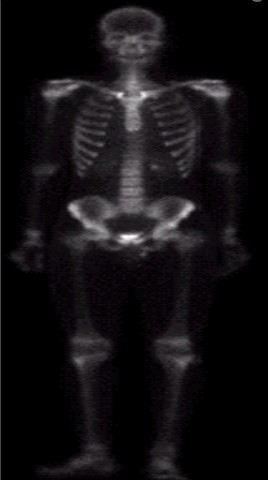
#> input picture 4Y1S/Digital Image Processing/images/skull.jpg, 268 x 480 px
$ python 1_C.py
#> lines starting #> are read from the running program, lines starting #| are printed output that depends on the picture; after the words box and inside, x2 and y2 are one past the last pixel; in counts of white or black regions, pixels touching at a corner belong together
import cv2
import matplotlib.pyplot as plt
import numpy as np

def histogram(img):

    hist=np.zeros(256,np.uint32)
    height,width=img.shape

    for i in range (0,height):
        for j in range(0,width):
            hist[img[i][j]]+=1
    return hist


def thresholding(img):
    thresold_point=np.mean(img)
    height,width=img.shape

    for i in range (0,height):
        for j in range(0,width):
            if(img[i][j]>thresold_point):
                img[i][j]=255

            else:
                img[i][j]=0
    return img


def main():
    img=cv2.imread('images/skull.jpg',0)
#> img: shape (480, 268); min 0, max 254, mean 17.1
    img=cv2.resize(img,(512,512))
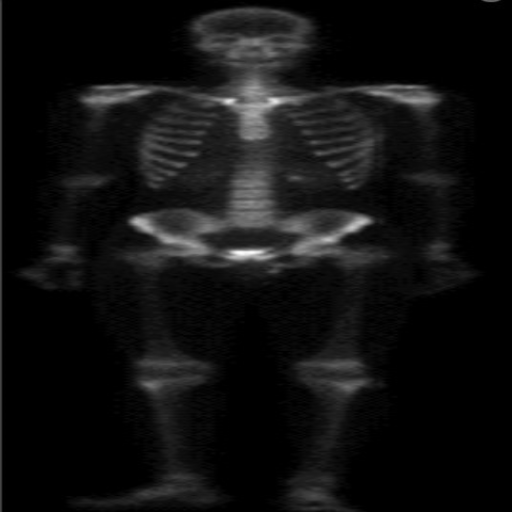
#> img: shape (512, 512); min 0, max 253, mean 17.1


    # plot original image
    plt.subplot(2,2,1)
    plt.imshow(img,cmap='gray')
    plt.title('Orginal image')

    # plot original image histogram
    hist=histogram(img)
#> hist = 256 values, max 109286 at index 0, min 0 at index 199, mean 1024
    plt.subplot(2,2,2)

    plt.bar(range(256),hist)
    plt.title('histogram of original image')


    # plot thresolding image
    img2=thresholding(img)
#> in thresholding, `thresold_point=np.mean(img)`: thresold_point = 17.05
#> after the loop in thresholding, `for i in range (0,height):`:
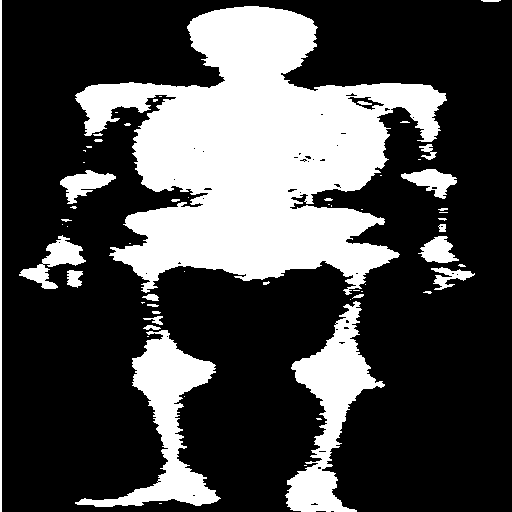
#> img: shape (512, 512); 29% white; 60 white regions (34 under 20 px), largest, box (x1, y1, x2, y2) and area: (75, 6, 447, 295) 54845, (285, 301, 385, 512) 7538, (75, 330, 221, 507) 7444
    plt.subplot(2,2,3)
    plt.imshow(img2,cmap='gray')
    plt.title('Thresolding image')


    # histogram of thresold image
    hist=histogram(img2)
#> hist = 256 values, max 186075 at index 0, min 0 at index 1, mean 1024
    plt.subplot(2,2,4)
    plt.bar(range(256),hist)
    plt.title('histogram of Thresolding image')
    plt.show()
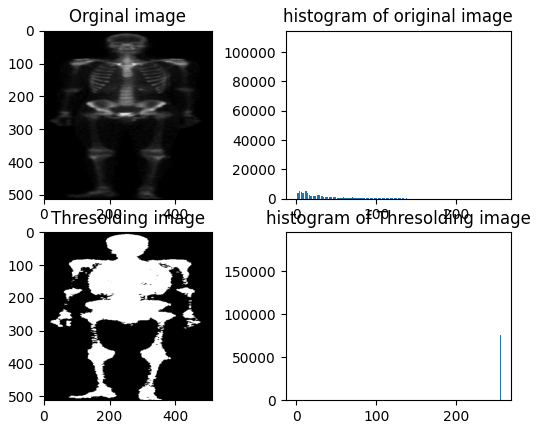
#> figure drawn by matplotlib, 4 panels; panel 2: tallest bar 109286 high, from x = -0.4 to 0.4; panel 4: tallest bar 186075 high, from x = -0.4 to 0.4

if __name__=="__main__":
    main()
